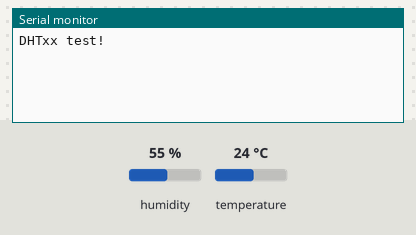
Bench run of a sketch on a simulated Arduino Uno, built with avr-gcc and run on an emulated ATmega328P. Shown: the last lines printed to the serial monitor. Inputs (shaded band) come from the test bench; at power-on: humidity 55 %, temperature 24 °C. WiFi joins after 1.5 s; servers stay silent unless stated.

Above: at 3.0 s.
3.1 s: humidity set to 22 %
At 5.2 s:
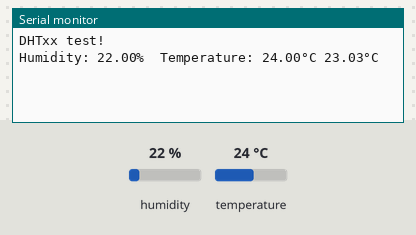
7.3 s: temperature set to 12 °C
At 9.0 s:
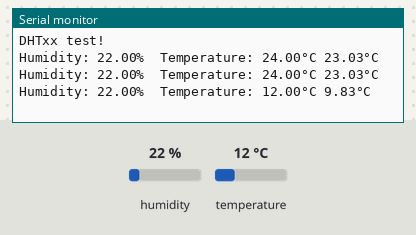
10.0 s: humidity set to 40 %
At 10.0 s:
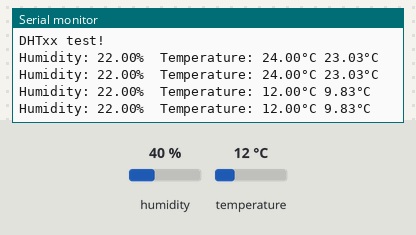
Timing chart, 0 to 13.0 s (numbered marks = the images above; inputs shaded):
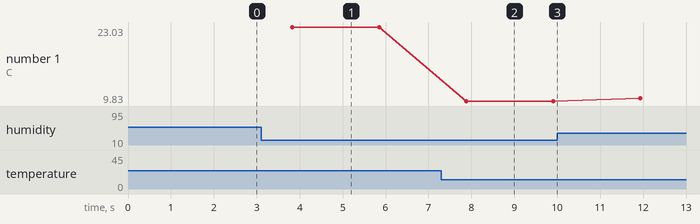

The sketch:

blynk.ino
```cpp
// (licence header left out)
/* Comment this out to disable prints and save space */
#define BLYNK_PRINT Serial


#include <UIPEthernet.h>
#include <BlynkSimpleUIPEthernet.h>

#include "DHT.h"

#define DHTPIN 4
#define DHTTYPE DHT11

DHT dht(DHTPIN, DHTTYPE);

// You should get Auth Token in the Blynk App.
// Go to the Project Settings (nut icon).
char auth[] = "4pCU5i2GXHBwGBdRMRvxlWXbkX7WKnZh";

BlynkTimer timer;

int lampState = 0;

// This function sends Arduino's up time every second to Virtual Pin (5).
// In the app, Widget's reading frequency should be set to PUSH. This means
// that you define how often to send data to Blynk App.
void myTimerEvent()
{
  // You can send any value at any time.
  // Please don't send more that 10 values per second.
  Blynk.virtualWrite(V0, millis() / 1000);

  if(lampState == 0)
  {
    lampState = 1;
    Blynk.virtualWrite(V1, 255);
  }
  else
  {
    lampState = 0;
    Blynk.virtualWrite(V1, 0);
  }
}

void setup()
{
  // Debug console
  Serial.begin(9600);

  Serial.println(F("DHTxx test!"));
  dht.begin();

  Blynk.begin(auth);
  // You can also specify server:
  //Blynk.begin(auth, "blynk-cloud.com", 80);
  //Blynk.begin(auth, IPAddress(192,168,1,100), 8080);

  // Setup a function to be called every second
  timer.setInterval(500L, myTimerEvent);
}

void loop()
{
  Blynk.run();
  timer.run(); // Initiates BlynkTimer

  // Wait a few seconds between measurements.
  delay(2000);

  float h = dht.readHumidity();
  float t = dht.readTemperature();
  float hic = dht.computeHeatIndex(t, h, false);

  Serial.print(F("Humidity: "));
  Serial.print(h);
  Serial.print(F("%  Temperature: "));
  Serial.print(t);
  Serial.print(F("°C "));
  Serial.print(hic);
  Serial.println(F("°C "));
}
```

Measured:
- after the input at 3.1 s, the serial monitor: prints a new line after 0.73 s (image 1)
- after the input at 7.3 s, the serial monitor: prints a new line after 0.58 s (image 2)
- plotted number 1: 23.03 → 9.83 after the input at 7.3 s, 9.83 → 10.3 after the input at 10.0 s
